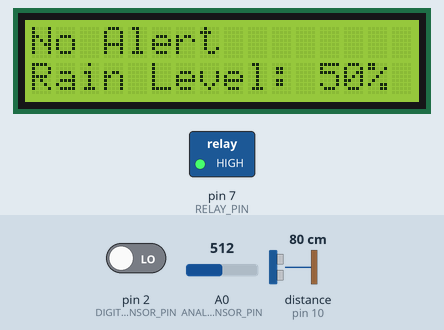
Recording of a sketch running on a simulated Arduino Uno, built with avr-gcc and run on an emulated ATmega328P. On the bench: 16×2 character LCD, switched loads named in the sketch (green lamp = pin HIGH). Wiring (inferred from the names in the program): ultrasonic range finder: trigger pin 9; echo pin 10. Inputs (shaded band) come from the test bench; at power-on: pin 2 (DIGITAL_SENSOR_PIN) LOW, A0 (ANALOG_SENSOR_PIN) = 512, distance to the obstacle (sensor on pin 10) 80 cm. The echo pulse lasts 58.3 µs per cm; pins used as bus, display or sensor lines are not drawn; what the sketch prints to the serial monitor is not drawn.

Above: at 2.8 s.
2.9 s: pin 2 (DIGITAL_SENSOR_PIN) driven HIGH
At 4.2 s:
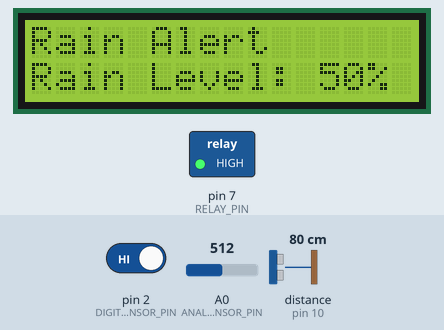
4.5 s: pin 2 (DIGITAL_SENSOR_PIN) driven LOW
At 5.7 s:
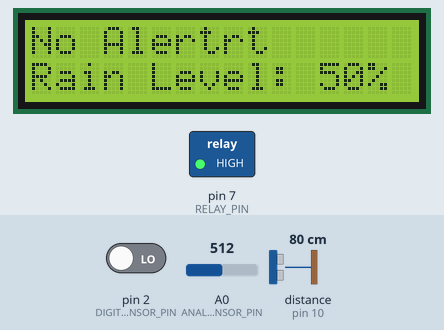
6.1 s: A0 (ANALOG_SENSOR_PIN) set to 983
At 6.9 s:
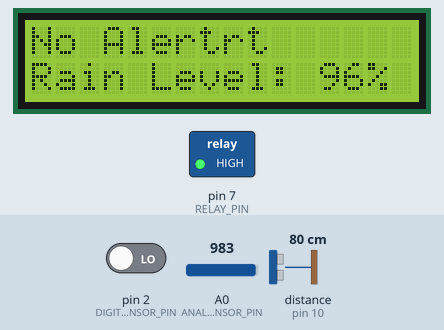
7.7 s: A0 (ANALOG_SENSOR_PIN) set to 1013
At 8.2 s:
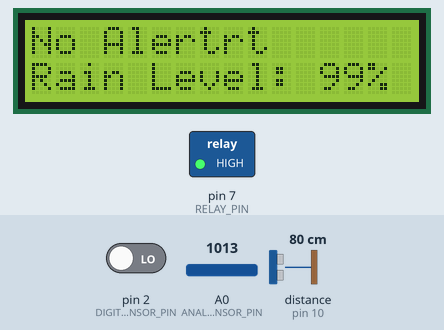
12.3 s: A0 (ANALOG_SENSOR_PIN) set to 900
At 12.8 s:
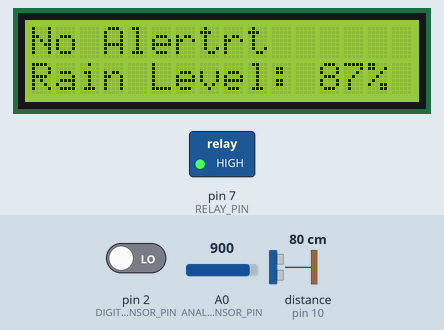
Timing chart, 0 to 14.9 s (numbered marks = the images above; inputs shaded):
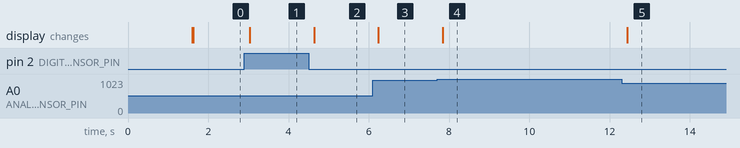

Measured:
- after the input at 2.9 s, the display: changes after 0.14 s (image 1)
- after the input at 4.5 s, the display: changes after 0.14 s (image 2)
- after the input at 6.1 s, the display: changes after 0.13 s (image 3)
- after the input at 7.7 s, the display: changes after 0.14 s (image 4)
- after the input at 12.3 s, the display: changes after 0.14 s (image 5)

The sketch:

Agricultural_Flood_Prevention.ino
```cpp
#include <Wire.h>
#include <LiquidCrystal_I2C.h>

// ── Pin Definitions ──────────────────────────────────────
#define DIGITAL_SENSOR_PIN  2      // Nodemcu input (HIGH = Available)
#define ANALOG_SENSOR_PIN   A0     // water level sensor input
#define TRIG_PIN            9      // Ultrasonic TRIG
#define ECHO_PIN            10     // Ultrasonic ECHO
#define RELAY_PIN           7      // Relay output (active Low)

// ── Settings ─────────────────────────────────────────────
#define DISTANCE_LIMIT_CM   20     // ← Set your distance threshold here
#define LCD_I2C_ADDR        0x27   // Common I2C address (try 0x3F if blank)
#define LCD_COLS            16
#define LCD_ROWS            2

// ── LCD Object ───────────────────────────────────────────
LiquidCrystal_I2C lcd(LCD_I2C_ADDR, LCD_COLS, LCD_ROWS);

// ── Timing ───────────────────────────────────────────────
unsigned long lastUpdate = 0;
const unsigned long UPDATE_INTERVAL = 200; // ms between sensor reads

// ─────────────────────────────────────────────────────────
void setup() {
  Serial.begin(9600);

  pinMode(DIGITAL_SENSOR_PIN, INPUT);
  pinMode(TRIG_PIN, OUTPUT);
  pinMode(ECHO_PIN, INPUT);
  pinMode(RELAY_PIN, OUTPUT);

  digitalWrite(RELAY_PIN, HIGH); // Relay OFF (active LOW module)

  lcd.init();
  lcd.backlight();
  lcd.clear();

  // Startup splash
  lcd.setCursor(0, 0);
  lcd.print("  System Ready  ");
  lcd.setCursor(0, 1);
  lcd.print("  Initializing..");
  delay(1500);
  lcd.clear();
}

// ─────────────────────────────────────────────────────────
float readUltrasonic() {
  digitalWrite(TRIG_PIN, LOW);
  delayMicroseconds(2);
  digitalWrite(TRIG_PIN, HIGH);
  delayMicroseconds(10);
  digitalWrite(TRIG_PIN, LOW);

  long duration = pulseIn(ECHO_PIN, HIGH, 30000); // 30ms timeout (~5m max)
  if (duration == 0) return -1.0; // Out of range / no echo

  return (duration * 0.0343) / 2.0; // Convert to cm
}

// ─────────────────────────────────────────────────────────
void loop() {
  unsigned long now = millis();
  if (now - lastUpdate < UPDATE_INTERVAL) return;
  lastUpdate = now;

  // ── 1. Read all sensors ────────────────────────────────
  bool  isAvailable  = digitalRead(DIGITAL_SENSOR_PIN) == HIGH;
  int   analogRaw    = analogRead(ANALOG_SENSOR_PIN);
  float distanceCM   = readUltrasonic();

  // ── 2. LCD Line 1 — Digital status ────────────────────
  lcd.setCursor(0, 0);
  if (isAvailable) {
    lcd.print("Rain Alert");
  } else {
    lcd.print("No Alert");  // 16 chars fits exactly
  }

// ── 3. LCD Line 2 — Analog as percentage ──────────────
  int analogPercent = map(analogRaw, 0, 1023, 0, 100);

  lcd.setCursor(0, 1);
  lcd.print("Rain Level: ");
  lcd.print(analogPercent);
  lcd.print("%   "); // Blank-pad to clear leftover digits

  // ── 4. Relay Logic ─────────────────────────────────────
  //    Activate ONLY when:
  //      a) Digital sensor reports "Available"
  //      b) Ultrasonic distance < DISTANCE_LIMIT_CM
  bool distanceTriggered = (distanceCM > 0) && (distanceCM < DISTANCE_LIMIT_CM);
  bool relayActive       = isAvailable && distanceTriggered;

  digitalWrite(RELAY_PIN, relayActive ? LOW : HIGH); // Active LOW

  // ── 5. Serial debug ────────────────────────────────────
  Serial.print("Digital: ");
  Serial.print(isAvailable ? "Available" : "Not Active");
  Serial.print(" | Analog: ");
  Serial.print(analogRaw);
  Serial.print(" | Distance: ");
  if (distanceCM < 0) Serial.print("OOR");
  else { Serial.print(distanceCM, 1); Serial.print(" cm"); }
  Serial.print(" | Relay: ");
  Serial.println(relayActive ? "ON" : "OFF");
}
```
